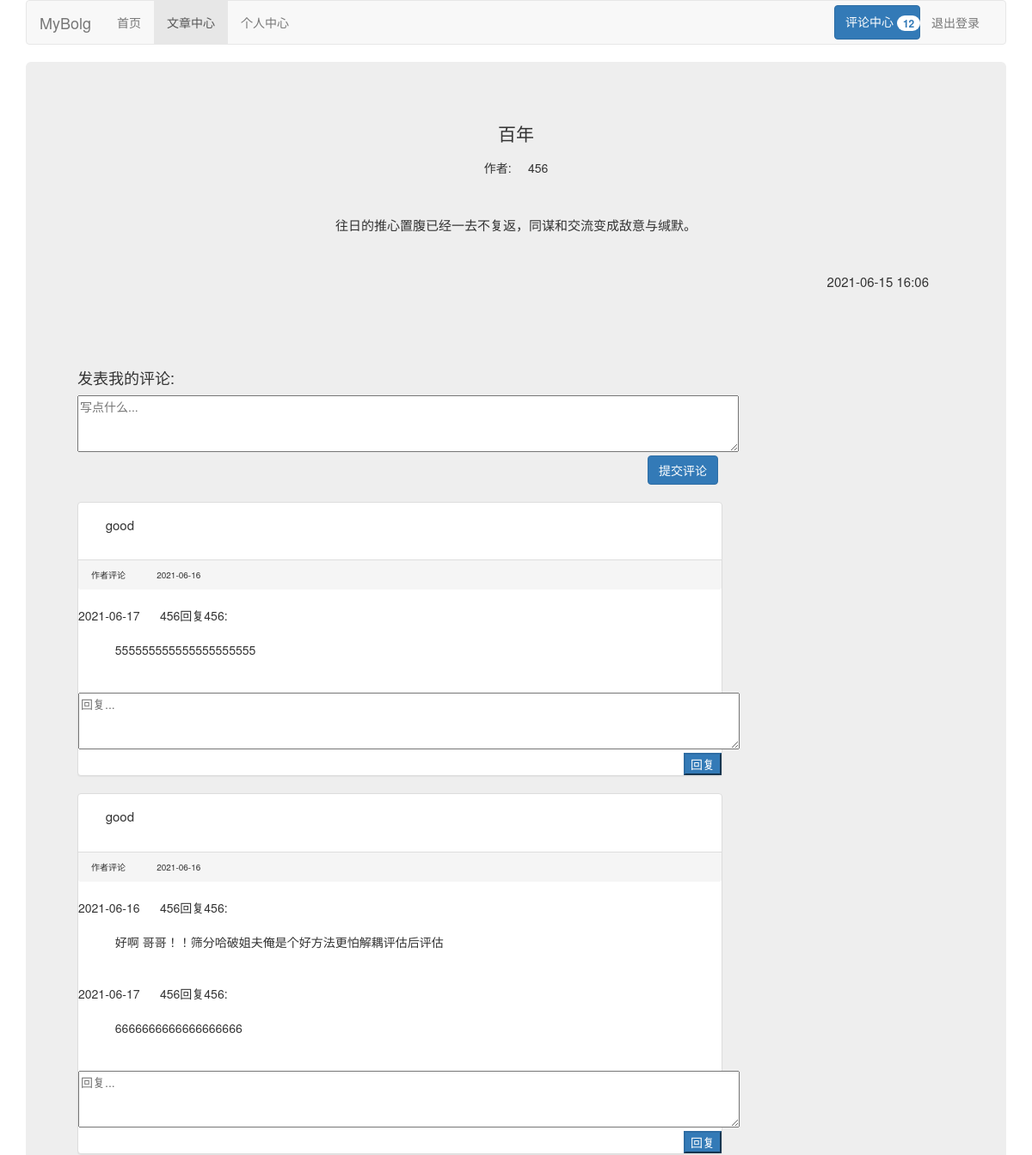
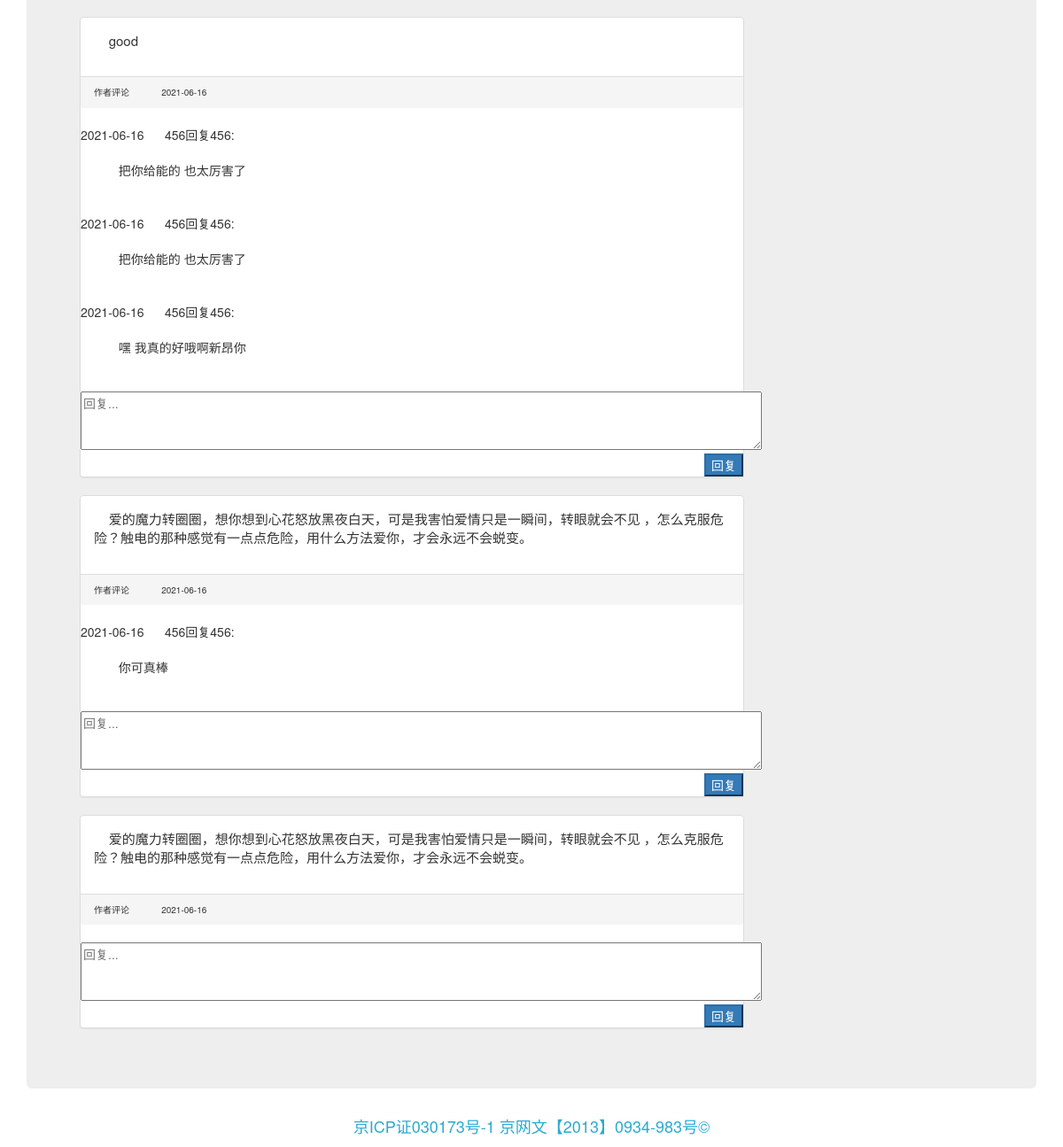
Page /detail_article/?article_id=28 (signed in) on the committed database (2 pictures, top to bottom).
### blog/models.py (models this page shows, shortened)
class Article(models.Model):
    author = models.ForeignKey(UserProfile, on_delete=models.DO_NOTHING, verbose_name='作者')
    title = models.CharField('标题', max_length=50)
    content = models.TextField('内容') # '<html><body><h1>标题一</h1></body></html>'
    pub_time = models.DateTimeField('创建日期', auto_now=True)
    category = models.ForeignKey(Category, on_delete=models.SET_NULL, verbose_name='类别', null=True, blank=True)
    tag = models.ManyToManyField(Tag, verbose_name='标签')
    visitor = models.IntegerField('访问量', default=0)
    discuss = models.BooleanField('是否允许别人评论', default=True)
    display = models.BooleanField('是否展示自己的文章', default=True)
    class Meta:
        verbose_name_plural = verbose_name = '文章'

class UserProfile(AbstractUser):
    gender = (
        ('male', "男"),
        ('female', "女")
    )
    username = models.CharField(max_length=45, unique=True)
    password = models.CharField(max_length=45)
    email = models.EmailField(unique=True)
    sex = models.CharField(max_length=32, choices=gender, default="male")
    create_time = models.DateTimeField(auto_now_add=True)
    hobby = models.TextField()
    def __str__(self):
        return self.username
    class Meta:
        verbose_name_plural=verbose_name = '用户信息'

class Comment(models.Model):
    content = models.TextField('内容')
    created = models.DateField('时间', auto_now=True)
    article = models.ForeignKey(Article, on_delete=models.CASCADE, verbose_name='文章')
    name = models.ForeignKey(UserProfile, on_delete=models.SET_NULL, null=True, blank=True, verbose_name='评论人')
    undiscuss = models.BooleanField('未处理评论', default=True)
    class Meta:
        verbose_name_plural = verbose_name = '评论'
    def __str__(self):
        return self.content

class CommentReply(models.Model):
    content = models.TextField('内容')
    created = models.DateField('时间', auto_now=True)
    comment = models.ForeignKey(Comment, on_delete=models.CASCADE, verbose_name='评论')
    reply_user = models.ForeignKey(
        UserProfile, on_delete=models.SET_NULL, null=True, blank=True, verbose_name='回复人',
        related_name='reply_user'
    )
    comment_user = models.ForeignKey(
        UserProfile, on_delete=models.SET_NULL, null=True, blank=True, verbose_name='被回复人',
        related_name='comment_user'
    )
    unreply = models.BooleanField('未处理回复', default=True)
    class Meta:
        verbose_name_plural = verbose_name = '评论回复'

### blog/views.py (the view, shortened to what this page needs)
# urls.py: path('detail_article/', views.detail_article),
def detail_article(request):
    if not request.user.is_authenticated:
        return redirect('/login/')
    article_id = request.GET.get("article_id")
    essay = Article.objects.filter(id=article_id).first()
    models.Article.objects.filter(id=article_id).update(visitor=essay.visitor + 1)
    discuss = Comment.objects.filter(article=essay)
    discuss_list = []
    for discuss1 in discuss:
        reply_all = discuss1.commentreply_set.all()
        discuss_list.append({'comment': discuss1, 'reply1': reply_all})
    data = request.POST
    content = data.get("comment")#找到提交的评论内容
    comment_id = data.get("comment_id")  # 拿到提交评论的id
    user = request.user#当前用户
    reply = data.get("reply")#内容
    return render(request, 'detail_article.html', {'essay': essay, "current": 'article_list',
                                                   'discuss_list': discuss_list, 'user': user, 'count': census(request)})

### blog/views.py (called while the page is built)
def census(request):
    user = request.user
    article = models.Article.objects.filter(author=user).all()
    chen = 0
    dan = 0
    for i in article:
        comment = models.Comment.objects.filter(undiscuss=True, article=i).all()
        a = len(comment)
        chen = chen+a
        for c in comment:
            b = len(models.CommentReply.objects.filter(unreply=True, comment=c).all())
            dan = dan+b
    count1 = chen+dan
    return count1

### blog/templates/detail_article.html (shortened to what this page needs)
{% extends "base.html" %}
{% block content %}
       <div class="jumbotron">
           <div class="panel-heading">
               <div class="panel-heading" style="text-align: center">
                   <p>{{ essay.title }}</p>
                   作者:&nbsp;&nbsp;&nbsp;&nbsp;&nbsp;{{ essay.author }}</div>
                <div class="panel-body" style="text-align: center">
                &nbsp;&nbsp;&nbsp;&nbsp;&nbsp;<p style="font-size: 15px">{{ essay.content | safe }}</p>
                </div>
                   <div class="panel-body" style="text-align: right">
                        <p style="font-size: 15px">{{ essay.pub_time | date:"Y-m-d H:m"}}</p>
                   </div>
               <br>&nbsp;
           </div>
       {% if essay.discuss %}
            <form method='post'>
            <div style="text-align: left;">
                <h4>发表我的评论:</h4>
                <div class="comt-box">
				<textarea placeholder="写点什么..." class="input-block-level comt-area" name="comment" id="comment" cols="100%" rows="3" tabindex="1" onkeydown="if(event.ctrlKey&amp;&amp;event.keyCode==13){document.getElementById('submit').click();return false};"></textarea>
				<div class="comt-ctrl" style="text-align: right;position: relative;right: 275px;">
					<button class="btn btn-primary " type="submit" name="submit" id="submit" tabindex="5"> 提交评论</button>
				</div>
                </div>
            </div>
                <br>
            </form>
            {% for i in discuss_list %}
            <div class="panel panel-default" style="width: 750px;">
               <div class="panel-body" >
                   <p style="font-size: 15px;">&nbsp;&nbsp;&nbsp;&nbsp;{{ i.comment }}</p>
               </div>
                <div class="panel-footer" style="font-size: 10px;">{% if user == essay.author  %}作者评论{% else %} {{ i.comment.name }}评论{% endif %}&nbsp;&nbsp;&nbsp;&nbsp;&nbsp;&nbsp;&nbsp;&nbsp;&nbsp;&nbsp;&nbsp;&nbsp;
                    {{ i.comment.created | date:"Y-m-d "}}</div><br>
                {% if i.reply1 %}
                    {% for reply in i.reply1 %}
                        {{ reply.created| date:"Y-m-d" }}&nbsp;&nbsp;&nbsp;&nbsp;&nbsp;
                        {{ reply.reply_user }}回复{{ reply.comment_user }}:<br><br>
                        {{ reply.content }}<br><br><br>
                    {% endfor %}
                {% endif %}
                <form method="post">
                    <textarea placeholder="回复..." class="input-block-level comt-area" name="reply" id="reply" cols="100%" rows="3" tabindex="1" onkeydown="if(event.ctrlKey&amp;&amp;event.keyCode==13){document.getElementById('submit').click();return false};"></textarea>
                    <div style="text-align: right"><button  class="btn-primary" >回复</button></div>
                </form>
            </div>
            {% endfor %}
       {% endif %}
       </div>
    </div>
{% endblock %}

### rows in the picture
Article: title "百年", author "456", content "往日的推心置腹已经一去不复返，同谋和交流变成敌意与缄默。", pub_time "2021-06-15 16:06"
Comment: comment "good", comment.created "2021-06-16"
CommentReply: created "2021-06-17", reply_user "456", comment_user "456", content "555555555555555555555"
Comment: comment "good", comment.created "2021-06-16"
CommentReply: created "2021-06-16", reply_user "456", comment_user "456", content "好啊 哥哥！！筛分哈破姐夫俺是个好方法更怕解耦评估后评估"
CommentReply: created "2021-06-17", reply_user "456", comment_user "456", content "6666666666666666666"
Comment: comment "good", comment.created "2021-06-16"
CommentReply: created "2021-06-16", reply_user "456", comment_user "456", content "把你给能的 也太厉害了"
CommentReply: created "2021-06-16", reply_user "456", comment_user "456", content "把你给能的 也太厉害了"
CommentReply: created "2021-06-16", reply_user "456", comment_user "456", content "嘿 我真的好哦啊新昂你"
Comment: comment "爱的魔力转圈圈，想你想到心花怒放黑夜白天，可是我害怕爱情只是一瞬间，转眼就会不见 ，怎么克服危险？触电的那种感觉有一点点危险，用什么方法爱你，才会永远不会蜕变。", comment.created "2021-06-16"
CommentReply: created "2021-06-16", reply_user "456", comment_user "456", content "你可真棒"
Comment: comment "爱的魔力转圈圈，想你想到心花怒放黑夜白天，可是我害怕爱情只是一瞬间，转眼就会不见 ，怎么克服危险？触电的那种感觉有一点点危险，用什么方法爱你，才会永远不会蜕变。", comment.created "2021-06-16"

### other values in the picture
{{ count }} "12"
